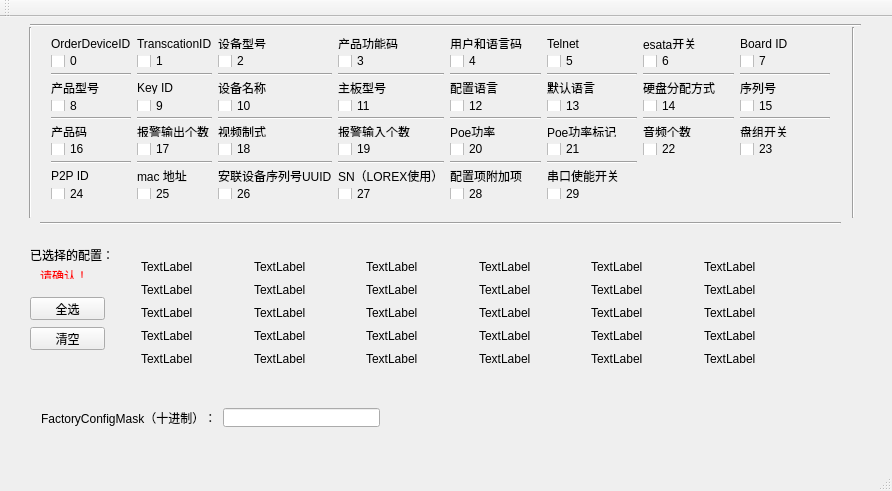
<?xml version="1.0" encoding="UTF-8"?>
<ui version="4.0">
 <class>MainWindow</class>
 <widget class="QMainWindow" name="MainWindow">
  <property name="geometry">
   <rect>
    <x>0</x>
    <y>0</y>
    <width>892</width>
    <height>491</height>
   </rect>
  </property>
  <property name="windowTitle">
   <string>配置项掩码计算辅助工具</string>
  </property>
  <property name="windowIcon">
   <iconset resource="images.qrc">
    <normaloff>:/new/prefix1/image/factory.ico</normaloff>:/new/prefix1/image/factory.ico</iconset>
  </property>
  <widget class="QWidget" name="centralWidget">
   <widget class="QWidget" name="gridLayoutWidget">
    <property name="geometry">
     <rect>
      <x>40</x>
      <y>10</y>
      <width>801</width>
      <height>183</height>
     </rect>
    </property>
    <layout class="QGridLayout" name="gridLayout" columnstretch="0,0,0,0,0,0,0,0,0,0,0,0,0,0,0,0,0">
     <property name="sizeConstraint">
      <enum>QLayout::SetDefaultConstraint</enum>
     </property>
     <item row="4" column="2">
      <widget class="QLabel" name="label10">
       <property name="text">
        <string>设备名称</string>
       </property>
      </widget>
     </item>
     <item row="4" column="0">
      <widget class="QLabel" name="label8">
       <property name="sizePolicy">
        <sizepolicy hsizetype="Fixed" vsizetype="Fixed">
         <horstretch>60</horstretch>
         <verstretch>18</verstretch>
        </sizepolicy>
       </property>
       <property name="sizeIncrement">
        <size>
         <width>60</width>
         <height>18</height>
        </size>
       </property>
       <property name="text">
        <string>产品型号</string>
       </property>
      </widget>
     </item>
     <item row="4" column="3">
      <widget class="QLabel" name="label11">
       <property name="text">
        <string>主板型号</string>
       </property>
      </widget>
     </item>
     <item row="6" column="7">
      <widget class="Line" name="line_10">
       <property name="orientation">
        <enum>Qt::Horizontal</enum>
       </property>
      </widget>
     </item>
     <item row="4" column="4">
      <widget class="QLabel" name="label12">
       <property name="text">
        <string>配置语言</string>
       </property>
      </widget>
     </item>
     <item row="3" column="4">
      <widget class="Line" name="line_13">
       <property name="orientation">
        <enum>Qt::Horizontal</enum>
       </property>
      </widget>
     </item>
     <item row="3" column="0">
      <widget class="Line" name="line_11">
       <property name="orientation">
        <enum>Qt::Horizontal</enum>
       </property>
      </widget>
     </item>
     <item row="3" column="1">
      <widget class="Line" name="line_12">
       <property name="orientation">
        <enum>Qt::Horizontal</enum>
       </property>
      </widget>
     </item>
     <item row="6" column="2">
      <widget class="Line" name="line_4">
       <property name="orientation">
        <enum>Qt::Horizontal</enum>
       </property>
      </widget>
     </item>
     <item row="4" column="5">
      <widget class="QLabel" name="label13">
       <property name="text">
        <string>默认语言</string>
       </property>
      </widget>
     </item>
     <item row="3" column="7">
      <widget class="Line" name="line_14">
       <property name="orientation">
        <enum>Qt::Horizontal</enum>
       </property>
      </widget>
     </item>
     <item row="5" column="3">
      <widget class="QCheckBox" name="checkBox11">
       <property name="text">
        <string>11</string>
       </property>
      </widget>
     </item>
     <item row="5" column="2">
      <widget class="QCheckBox" name="checkBox10">
       <property name="text">
        <string>10</string>
       </property>
      </widget>
     </item>
     <item row="7" column="3">
      <widget class="QLabel" name="label19">
       <property name="text">
        <string>报警输入个数</string>
       </property>
      </widget>
     </item>
     <item row="6" column="3">
      <widget class="Line" name="line">
       <property name="orientation">
        <enum>Qt::Horizontal</enum>
       </property>
      </widget>
     </item>
     <item row="7" column="7">
      <widget class="QLabel" name="label23">
       <property name="text">
        <string>盘组开关</string>
       </property>
      </widget>
     </item>
     <item row="1" column="1">
      <widget class="QLabel" name="label1">
       <property name="text">
        <string>TranscationID</string>
       </property>
      </widget>
     </item>
     <item row="7" column="4">
      <widget class="QLabel" name="label20">
       <property name="text">
        <string>Poe功率</string>
       </property>
      </widget>
     </item>
     <item row="7" column="2">
      <widget class="QLabel" name="label18">
       <property name="text">
        <string>视频制式</string>
       </property>
      </widget>
     </item>
     <item row="8" column="6">
      <widget class="QCheckBox" name="checkBox22">
       <property name="text">
        <string>22</string>
       </property>
      </widget>
     </item>
     <item row="7" column="5">
      <widget class="QLabel" name="label21">
       <property name="text">
        <string>Poe功率标记</string>
       </property>
      </widget>
     </item>
     <item row="8" column="5">
      <widget class="QCheckBox" name="checkBox21">
       <property name="text">
        <string>21</string>
       </property>
      </widget>
     </item>
     <item row="8" column="4">
      <widget class="QCheckBox" name="checkBox20">
       <property name="text">
        <string>20</string>
       </property>
      </widget>
     </item>
     <item row="8" column="1">
      <widget class="QCheckBox" name="checkBox17">
       <property name="text">
        <string>17</string>
       </property>
      </widget>
     </item>
     <item row="8" column="3">
      <widget class="QCheckBox" name="checkBox19">
       <property name="text">
        <string>19</string>
       </property>
      </widget>
     </item>
     <item row="8" column="2">
      <widget class="QCheckBox" name="checkBox18">
       <property name="text">
        <string>18</string>
       </property>
      </widget>
     </item>
     <item row="11" column="1">
      <widget class="QCheckBox" name="checkBox25">
       <property name="text">
        <string>25</string>
       </property>
      </widget>
     </item>
     <item row="2" column="6">
      <widget class="QCheckBox" name="checkBox6">
       <property name="text">
        <string>6</string>
       </property>
      </widget>
     </item>
     <item row="5" column="5">
      <widget class="QCheckBox" name="checkBox13">
       <property name="text">
        <string>13</string>
       </property>
      </widget>
     </item>
     <item row="7" column="6">
      <widget class="QLabel" name="label22">
       <property name="text">
        <string>音频个数</string>
       </property>
      </widget>
     </item>
     <item row="4" column="6">
      <widget class="QLabel" name="label14">
       <property name="text">
        <string>硬盘分配方式</string>
       </property>
      </widget>
     </item>
     <item row="5" column="4">
      <widget class="QCheckBox" name="checkBox12">
       <property name="text">
        <string>12</string>
       </property>
      </widget>
     </item>
     <item row="11" column="2">
      <widget class="QCheckBox" name="checkBox26">
       <property name="text">
        <string>26</string>
       </property>
      </widget>
     </item>
     <item row="6" column="0">
      <widget class="Line" name="line_3">
       <property name="orientation">
        <enum>Qt::Horizontal</enum>
       </property>
      </widget>
     </item>
     <item row="4" column="7">
      <widget class="QLabel" name="label15">
       <property name="text">
        <string>序列号</string>
       </property>
      </widget>
     </item>
     <item row="8" column="7">
      <widget class="QCheckBox" name="checkBox23">
       <property name="text">
        <string>23</string>
       </property>
      </widget>
     </item>
     <item row="5" column="6">
      <widget class="QCheckBox" name="checkBox14">
       <property name="text">
        <string>14</string>
       </property>
      </widget>
     </item>
     <item row="5" column="7">
      <widget class="QCheckBox" name="checkBox15">
       <property name="text">
        <string>15</string>
       </property>
      </widget>
     </item>
     <item row="5" column="0">
      <widget class="QCheckBox" name="checkBox8">
       <property name="text">
        <string>8</string>
       </property>
      </widget>
     </item>
     <item row="2" column="7">
      <widget class="QCheckBox" name="checkBox7">
       <property name="text">
        <string>7</string>
       </property>
      </widget>
     </item>
     <item row="5" column="1">
      <widget class="QCheckBox" name="checkBox9">
       <property name="text">
        <string>9</string>
       </property>
      </widget>
     </item>
     <item row="1" column="4">
      <widget class="QLabel" name="label4">
       <property name="text">
        <string>用户和语言码</string>
       </property>
      </widget>
     </item>
     <item row="2" column="4">
      <widget class="QCheckBox" name="checkBox4">
       <property name="text">
        <string>4</string>
       </property>
      </widget>
     </item>
     <item row="1" column="3">
      <widget class="QLabel" name="label3">
       <property name="text">
        <string>产品功能码</string>
       </property>
      </widget>
     </item>
     <item row="2" column="5">
      <widget class="QCheckBox" name="checkBox5">
       <property name="text">
        <string>5</string>
       </property>
      </widget>
     </item>
     <item row="1" column="5">
      <widget class="QLabel" name="label5">
       <property name="text">
        <string>Telnet</string>
       </property>
      </widget>
     </item>
     <item row="2" column="3">
      <widget class="QCheckBox" name="checkBox3">
       <property name="text">
        <string>3</string>
       </property>
      </widget>
     </item>
     <item row="1" column="6">
      <widget class="QLabel" name="label6">
       <property name="text">
        <string>esata开关</string>
       </property>
      </widget>
     </item>
     <item row="2" column="2">
      <widget class="QCheckBox" name="checkBox2">
       <property name="text">
        <string>2</string>
       </property>
      </widget>
     </item>
     <item row="2" column="1">
      <widget class="QCheckBox" name="checkBox1">
       <property name="text">
        <string>1</string>
       </property>
      </widget>
     </item>
     <item row="1" column="2">
      <widget class="QLabel" name="label2">
       <property name="text">
        <string>设备型号</string>
       </property>
      </widget>
     </item>
     <item row="2" column="0">
      <widget class="QCheckBox" name="checkBox0">
       <property name="text">
        <string>0</string>
       </property>
      </widget>
     </item>
     <item row="4" column="1">
      <widget class="QLabel" name="label9">
       <property name="text">
        <string>Key ID</string>
       </property>
      </widget>
     </item>
     <item row="1" column="0">
      <widget class="QLabel" name="label0">
       <property name="text">
        <string>OrderDeviceID</string>
       </property>
      </widget>
     </item>
     <item row="1" column="7">
      <widget class="QLabel" name="label7">
       <property name="text">
        <string>Board ID</string>
       </property>
      </widget>
     </item>
     <item row="10" column="3">
      <widget class="QLabel" name="label27">
       <property name="text">
        <string>SN（LOREX使用）</string>
       </property>
      </widget>
     </item>
     <item row="11" column="5">
      <widget class="QCheckBox" name="checkBox29">
       <property name="text">
        <string>29</string>
       </property>
      </widget>
     </item>
     <item row="11" column="3">
      <widget class="QCheckBox" name="checkBox27">
       <property name="text">
        <string>27</string>
       </property>
      </widget>
     </item>
     <item row="10" column="4">
      <widget class="QLabel" name="label28">
       <property name="text">
        <string>配置项附加项</string>
       </property>
      </widget>
     </item>
     <item row="10" column="2">
      <widget class="QLabel" name="label26">
       <property name="text">
        <string>安联设备序列号UUID</string>
       </property>
      </widget>
     </item>
     <item row="11" column="0">
      <widget class="QCheckBox" name="checkBox24">
       <property name="text">
        <string>24</string>
       </property>
      </widget>
     </item>
     <item row="11" column="4">
      <widget class="QCheckBox" name="checkBox28">
       <property name="text">
        <string>28</string>
       </property>
      </widget>
     </item>
     <item row="10" column="5">
      <widget class="QLabel" name="label29">
       <property name="text">
        <string>串口使能开关</string>
       </property>
      </widget>
     </item>
     <item row="6" column="1">
      <widget class="Line" name="line_6">
       <property name="orientation">
        <enum>Qt::Horizontal</enum>
       </property>
      </widget>
     </item>
     <item row="6" column="6">
      <widget class="Line" name="line_9">
       <property name="orientation">
        <enum>Qt::Horizontal</enum>
       </property>
      </widget>
     </item>
     <item row="8" column="0">
      <widget class="QCheckBox" name="checkBox16">
       <property name="text">
        <string>16</string>
       </property>
      </widget>
     </item>
     <item row="10" column="0">
      <widget class="QLabel" name="label24">
       <property name="text">
        <string>P2P ID</string>
       </property>
      </widget>
     </item>
     <item row="7" column="1">
      <widget class="QLabel" name="label17">
       <property name="text">
        <string>报警输出个数</string>
       </property>
      </widget>
     </item>
     <item row="7" column="0">
      <widget class="QLabel" name="label16">
       <property name="text">
        <string>产品码</string>
       </property>
      </widget>
     </item>
     <item row="6" column="5">
      <widget class="Line" name="line_8">
       <property name="orientation">
        <enum>Qt::Horizontal</enum>
       </property>
      </widget>
     </item>
     <item row="6" column="4">
      <widget class="Line" name="line_7">
       <property name="orientation">
        <enum>Qt::Horizontal</enum>
       </property>
      </widget>
     </item>
     <item row="10" column="1">
      <widget class="QLabel" name="label25">
       <property name="sizePolicy">
        <sizepolicy hsizetype="Fixed" vsizetype="Fixed">
         <horstretch>60</horstretch>
         <verstretch>18</verstretch>
        </sizepolicy>
       </property>
       <property name="sizeIncrement">
        <size>
         <width>60</width>
         <height>18</height>
        </size>
       </property>
       <property name="text">
        <string>mac 地址</string>
       </property>
      </widget>
     </item>
     <item row="9" column="0">
      <widget class="Line" name="line_5">
       <property name="orientation">
        <enum>Qt::Horizontal</enum>
       </property>
      </widget>
     </item>
     <item row="9" column="1">
      <widget class="Line" name="line_18">
       <property name="orientation">
        <enum>Qt::Horizontal</enum>
       </property>
      </widget>
     </item>
     <item row="3" column="2">
      <widget class="Line" name="line_19">
       <property name="orientation">
        <enum>Qt::Horizontal</enum>
       </property>
      </widget>
     </item>
     <item row="3" column="3">
      <widget class="Line" name="line_20">
       <property name="orientation">
        <enum>Qt::Horizontal</enum>
       </property>
      </widget>
     </item>
     <item row="3" column="5">
      <widget class="Line" name="line_21">
       <property name="orientation">
        <enum>Qt::Horizontal</enum>
       </property>
      </widget>
     </item>
     <item row="3" column="6">
      <widget class="Line" name="line_22">
       <property name="orientation">
        <enum>Qt::Horizontal</enum>
       </property>
      </widget>
     </item>
     <item row="9" column="2">
      <widget class="Line" name="line_23">
       <property name="orientation">
        <enum>Qt::Horizontal</enum>
       </property>
      </widget>
     </item>
     <item row="9" column="3">
      <widget class="Line" name="line_24">
       <property name="orientation">
        <enum>Qt::Horizontal</enum>
       </property>
      </widget>
     </item>
     <item row="9" column="4">
      <widget class="Line" name="line_25">
       <property name="orientation">
        <enum>Qt::Horizontal</enum>
       </property>
      </widget>
     </item>
     <item row="9" column="5">
      <widget class="Line" name="line_26">
       <property name="orientation">
        <enum>Qt::Horizontal</enum>
       </property>
      </widget>
     </item>
    </layout>
   </widget>
   <widget class="Line" name="line_2">
    <property name="geometry">
     <rect>
      <x>30</x>
      <y>0</y>
      <width>831</width>
      <height>16</height>
     </rect>
    </property>
    <property name="orientation">
     <enum>Qt::Horizontal</enum>
    </property>
   </widget>
   <widget class="Line" name="line_15">
    <property name="geometry">
     <rect>
      <x>40</x>
      <y>196</y>
      <width>801</width>
      <height>20</height>
     </rect>
    </property>
    <property name="orientation">
     <enum>Qt::Horizontal</enum>
    </property>
   </widget>
   <widget class="Line" name="line_16">
    <property name="geometry">
     <rect>
      <x>843</x>
      <y>10</y>
      <width>20</width>
      <height>191</height>
     </rect>
    </property>
    <property name="orientation">
     <enum>Qt::Vertical</enum>
    </property>
   </widget>
   <widget class="Line" name="line_17">
    <property name="geometry">
     <rect>
      <x>20</x>
      <y>10</y>
      <width>20</width>
      <height>191</height>
     </rect>
    </property>
    <property name="orientation">
     <enum>Qt::Vertical</enum>
    </property>
   </widget>
   <widget class="QWidget" name="horizontalLayoutWidget">
    <property name="geometry">
     <rect>
      <x>30</x>
      <y>380</y>
      <width>361</width>
      <height>41</height>
     </rect>
    </property>
    <layout class="QHBoxLayout" name="horizontalLayout">
     <item>
      <widget class="QLabel" name="factoryConfigMask">
       <property name="text">
        <string>FactoryConfigMask（十进制）：</string>
       </property>
      </widget>
     </item>
     <item>
      <widget class="QLineEdit" name="factoryConfigMaskEdit"/>
     </item>
    </layout>
   </widget>
   <widget class="QLabel" name="hasChooseNotic">
    <property name="geometry">
     <rect>
      <x>30</x>
      <y>230</y>
      <width>81</width>
      <height>16</height>
     </rect>
    </property>
    <property name="text">
     <string>已选择的配置：</string>
    </property>
   </widget>
   <widget class="QWidget" name="gridLayoutWidget_2">
    <property name="geometry">
     <rect>
      <x>130</x>
      <y>230</y>
      <width>691</width>
      <height>131</height>
     </rect>
    </property>
    <layout class="QGridLayout" name="gridLayout_3">
     <item row="1" column="5">
      <widget class="QLabel" name="chooseLabel_6">
       <property name="text">
        <string>TextLabel</string>
       </property>
      </widget>
     </item>
     <item row="1" column="2">
      <widget class="QLabel" name="chooseLabel_3">
       <property name="text">
        <string>TextLabel</string>
       </property>
      </widget>
     </item>
     <item row="2" column="2">
      <widget class="QLabel" name="chooseLabel_9">
       <property name="text">
        <string>TextLabel</string>
       </property>
      </widget>
     </item>
     <item row="3" column="1">
      <widget class="QLabel" name="chooseLabel_14">
       <property name="text">
        <string>TextLabel</string>
       </property>
      </widget>
     </item>
     <item row="2" column="5">
      <widget class="QLabel" name="chooseLabel_12">
       <property name="text">
        <string>TextLabel</string>
       </property>
      </widget>
     </item>
     <item row="1" column="3">
      <widget class="QLabel" name="chooseLabel_4">
       <property name="text">
        <string>TextLabel</string>
       </property>
      </widget>
     </item>
     <item row="1" column="4">
      <widget class="QLabel" name="chooseLabel_5">
       <property name="text">
        <string>TextLabel</string>
       </property>
      </widget>
     </item>
     <item row="3" column="0">
      <widget class="QLabel" name="chooseLabel_13">
       <property name="text">
        <string>TextLabel</string>
       </property>
      </widget>
     </item>
     <item row="1" column="1">
      <widget class="QLabel" name="chooseLabel_2">
       <property name="text">
        <string>TextLabel</string>
       </property>
      </widget>
     </item>
     <item row="2" column="0">
      <widget class="QLabel" name="chooseLabel_7">
       <property name="text">
        <string>TextLabel</string>
       </property>
      </widget>
     </item>
     <item row="2" column="4">
      <widget class="QLabel" name="chooseLabel_11">
       <property name="text">
        <string>TextLabel</string>
       </property>
      </widget>
     </item>
     <item row="2" column="1">
      <widget class="QLabel" name="chooseLabel_8">
       <property name="text">
        <string>TextLabel</string>
       </property>
      </widget>
     </item>
     <item row="3" column="2">
      <widget class="QLabel" name="chooseLabel_15">
       <property name="text">
        <string>TextLabel</string>
       </property>
      </widget>
     </item>
     <item row="1" column="0">
      <widget class="QLabel" name="chooseLabel_1">
       <property name="text">
        <string>TextLabel</string>
       </property>
      </widget>
     </item>
     <item row="2" column="3">
      <widget class="QLabel" name="chooseLabel_10">
       <property name="text">
        <string>TextLabel</string>
       </property>
      </widget>
     </item>
     <item row="3" column="3">
      <widget class="QLabel" name="chooseLabel_16">
       <property name="text">
        <string>TextLabel</string>
       </property>
      </widget>
     </item>
     <item row="3" column="4">
      <widget class="QLabel" name="chooseLabel_17">
       <property name="text">
        <string>TextLabel</string>
       </property>
      </widget>
     </item>
     <item row="3" column="5">
      <widget class="QLabel" name="chooseLabel_18">
       <property name="text">
        <string>TextLabel</string>
       </property>
      </widget>
     </item>
     <item row="4" column="0">
      <widget class="QLabel" name="chooseLabel_19">
       <property name="text">
        <string>TextLabel</string>
       </property>
      </widget>
     </item>
     <item row="4" column="1">
      <widget class="QLabel" name="chooseLabel_20">
       <property name="text">
        <string>TextLabel</string>
       </property>
      </widget>
     </item>
     <item row="4" column="2">
      <widget class="QLabel" name="chooseLabel_21">
       <property name="text">
        <string>TextLabel</string>
       </property>
      </widget>
     </item>
     <item row="4" column="3">
      <widget class="QLabel" name="chooseLabel_22">
       <property name="text">
        <string>TextLabel</string>
       </property>
      </widget>
     </item>
     <item row="4" column="4">
      <widget class="QLabel" name="chooseLabel_23">
       <property name="text">
        <string>TextLabel</string>
       </property>
      </widget>
     </item>
     <item row="4" column="5">
      <widget class="QLabel" name="chooseLabel_24">
       <property name="text">
        <string>TextLabel</string>
       </property>
      </widget>
     </item>
     <item row="5" column="0">
      <widget class="QLabel" name="chooseLabel_25">
       <property name="text">
        <string>TextLabel</string>
       </property>
      </widget>
     </item>
     <item row="5" column="1">
      <widget class="QLabel" name="chooseLabel_26">
       <property name="text">
        <string>TextLabel</string>
       </property>
      </widget>
     </item>
     <item row="5" column="2">
      <widget class="QLabel" name="chooseLabel_27">
       <property name="text">
        <string>TextLabel</string>
       </property>
      </widget>
     </item>
     <item row="5" column="3">
      <widget class="QLabel" name="chooseLabel_28">
       <property name="text">
        <string>TextLabel</string>
       </property>
      </widget>
     </item>
     <item row="5" column="4">
      <widget class="QLabel" name="chooseLabel_29">
       <property name="text">
        <string>TextLabel</string>
       </property>
      </widget>
     </item>
     <item row="5" column="5">
      <widget class="QLabel" name="chooseLabel_30">
       <property name="text">
        <string>TextLabel</string>
       </property>
      </widget>
     </item>
    </layout>
   </widget>
   <widget class="QLabel" name="confirmlabel">
    <property name="geometry">
     <rect>
      <x>40</x>
      <y>250</y>
      <width>54</width>
      <height>12</height>
     </rect>
    </property>
    <property name="text">
     <string>&lt;html&gt;&lt;head/&gt;&lt;body&gt;&lt;p&gt;&lt;span style=&quot; color:#ff0000;&quot;&gt;请确认！&lt;/span&gt;&lt;/p&gt;&lt;/body&gt;&lt;/html&gt;</string>
    </property>
    <property name="scaledContents">
     <bool>true</bool>
    </property>
   </widget>
   <widget class="QPushButton" name="allButton">
    <property name="geometry">
     <rect>
      <x>30</x>
      <y>280</y>
      <width>75</width>
      <height>23</height>
     </rect>
    </property>
    <property name="text">
     <string>全选</string>
    </property>
   </widget>
   <widget class="QPushButton" name="clearButton">
    <property name="geometry">
     <rect>
      <x>30</x>
      <y>310</y>
      <width>75</width>
      <height>23</height>
     </rect>
    </property>
    <property name="text">
     <string>清空</string>
    </property>
   </widget>
  </widget>
  <widget class="QMenuBar" name="menuBar">
   <property name="geometry">
    <rect>
     <x>0</x>
     <y>0</y>
     <width>892</width>
     <height>23</height>
    </rect>
   </property>
  </widget>
  <widget class="QToolBar" name="mainToolBar">
   <attribute name="toolBarArea">
    <enum>TopToolBarArea</enum>
   </attribute>
   <attribute name="toolBarBreak">
    <bool>false</bool>
   </attribute>
  </widget>
  <widget class="QStatusBar" name="statusBar"/>
 </widget>
 <layoutdefault spacing="6" margin="11"/>
 <resources>
  <include location="images.qrc"/>
 </resources>
 <connections/>
</ui>
